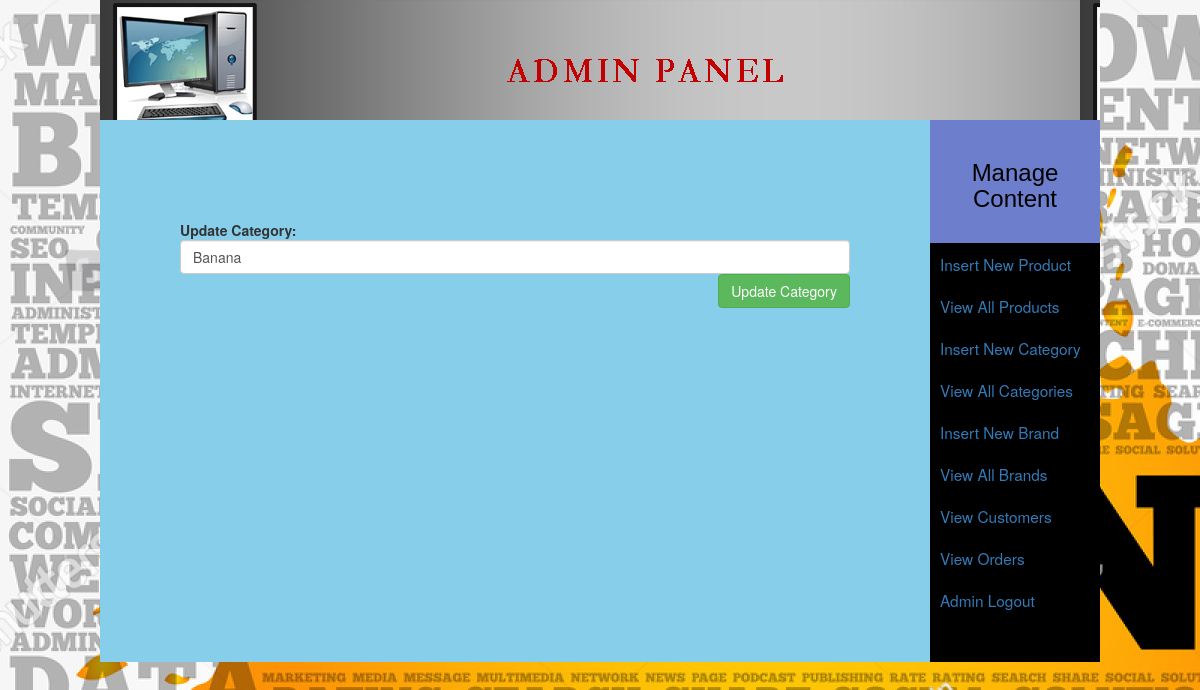
/admin_area/index.php?edit_cat=5 (signed in), run on an earlier commit of the app's database.
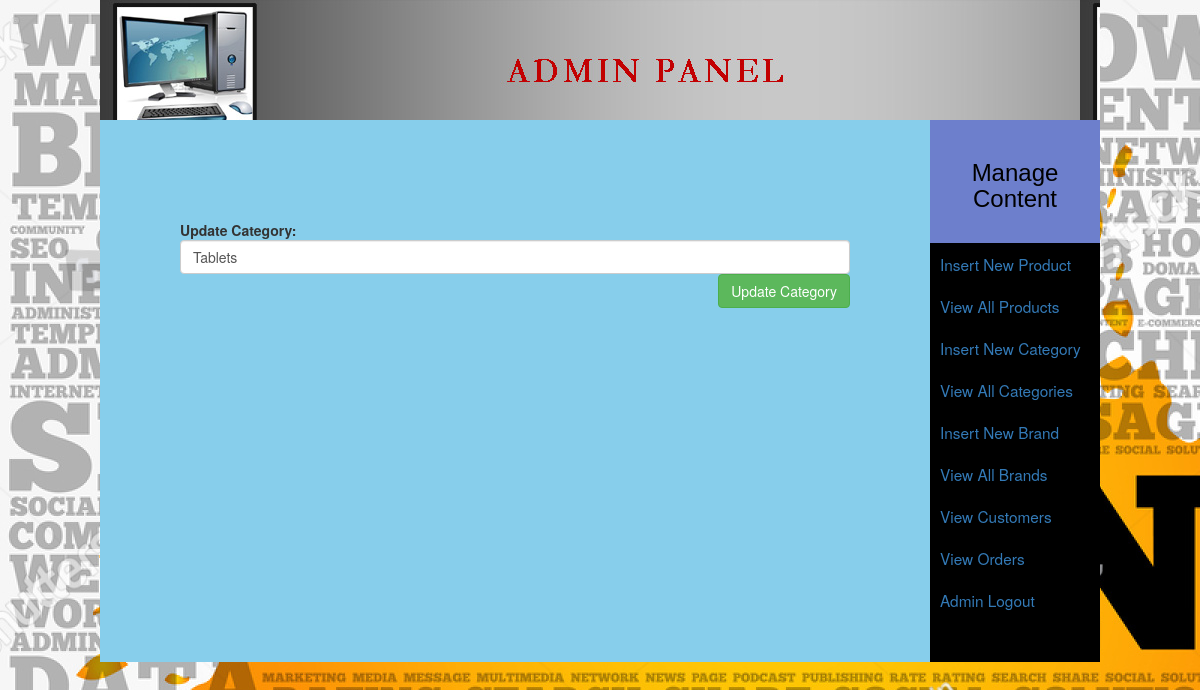
And on a later commit of the database.
### tables this page shows
CREATE TABLE `categories` (
  `cat_id` int(100) NOT NULL,
  `cat_title` text NOT NULL
);

### admin_area/edit_cat.php (the view, shortened to what this page needs)
<?php
if(!isset($_SESSION['user_email'])){
	echo "<script>window.open('login.php?not_admin=You are not an Admin!','_self')</script>";
}
else {
?>
<?php
include("includes/db.php");
if(isset($_GET['edit_cat'])){
	$cat_id = $_GET['edit_cat'];
	$get_cat = "select * from categories where cat_id='$cat_id'";
	$run_cat = mysqli_query($con, $get_cat);
	$row_cat = mysqli_fetch_array($run_cat);
	$cat_title = $row_cat['cat_title'];
}
?>
<form action="" method="post" style="padding:80px;">
<b>Update Category:</b>
<input type="text" name="new_cat" value="<?php echo $cat_title;?>" class="form-control"/>
<input type="submit" name="update_cat" value="Update Category" class="btn btn-success" style="float:right"/>
</form>
<?php } ?>

What changed in the data, as far as the page shows it:
changed categories: new_cat "Banana" → "Tablets"
